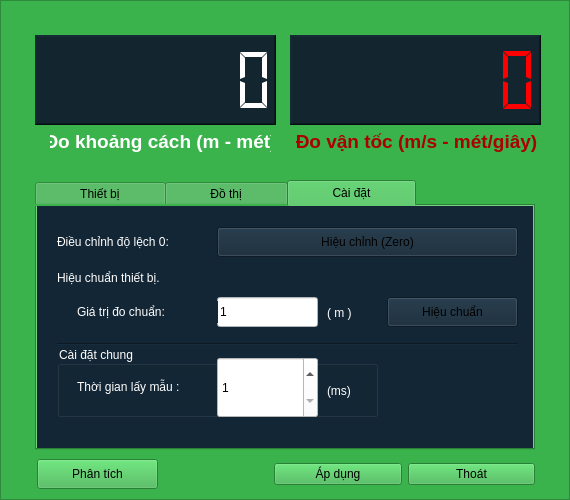
<?xml version="1.0" encoding="UTF-8"?>
<ui version="4.0">
 <class>Sensor_SEN0113</class>
 <widget class="QWidget" name="Sensor_SEN0113">
  <property name="geometry">
   <rect>
    <x>0</x>
    <y>0</y>
    <width>570</width>
    <height>500</height>
   </rect>
  </property>
  <property name="windowTitle">
   <string>Form</string>
  </property>
  <property name="windowIcon">
   <iconset resource="../image.qrc">
    <normaloff>:/image/MOVE0113_Icon.jpg</normaloff>:/image/MOVE0113_Icon.jpg</iconset>
  </property>
  <widget class="QFrame" name="frame">
   <property name="geometry">
    <rect>
     <x>0</x>
     <y>0</y>
     <width>570</width>
     <height>500</height>
    </rect>
   </property>
   <property name="accessibleDescription">
    <string extracomment="s"/>
   </property>
   <property name="autoFillBackground">
    <bool>false</bool>
   </property>
   <property name="styleSheet">
    <string notr="true">background-color: rgb(58, 179, 76);</string>
   </property>
   <property name="frameShape">
    <enum>QFrame::StyledPanel</enum>
   </property>
   <property name="frameShadow">
    <enum>QFrame::Raised</enum>
   </property>
   <widget class="QLabel" name="label">
    <property name="geometry">
     <rect>
      <x>50</x>
      <y>130</y>
      <width>221</width>
      <height>22</height>
     </rect>
    </property>
    <property name="font">
     <font>
      <pointsize>14</pointsize>
      <weight>75</weight>
      <bold>true</bold>
     </font>
    </property>
    <property name="styleSheet">
     <string notr="true">color: rgb(255, 255,255);</string>
    </property>
    <property name="text">
     <string>Đo khoảng cách (m - mét)</string>
    </property>
    <property name="alignment">
     <set>Qt::AlignCenter</set>
    </property>
   </widget>
   <widget class="QLCDNumber" name="lcdNumber_DISTANCE">
    <property name="geometry">
     <rect>
      <x>35</x>
      <y>35</y>
      <width>241</width>
      <height>90</height>
     </rect>
    </property>
    <property name="styleSheet">
     <string notr="true">background-color: #132630;
color: rgb(255, 255,255);</string>
    </property>
    <property name="frameShape">
     <enum>QFrame::WinPanel</enum>
    </property>
    <property name="lineWidth">
     <number>1</number>
    </property>
    <property name="smallDecimalPoint">
     <bool>false</bool>
    </property>
    <property name="digitCount">
     <number>7</number>
    </property>
    <property name="segmentStyle">
     <enum>QLCDNumber::Flat</enum>
    </property>
    <property name="value" stdset="0">
     <double>0.000000000000000</double>
    </property>
    <property name="intValue" stdset="0">
     <number>0</number>
    </property>
   </widget>
   <widget class="QTabWidget" name="tabWidget">
    <property name="geometry">
     <rect>
      <x>35</x>
      <y>180</y>
      <width>500</width>
      <height>270</height>
     </rect>
    </property>
    <property name="font">
     <font>
      <weight>50</weight>
      <bold>false</bold>
     </font>
    </property>
    <property name="autoFillBackground">
     <bool>false</bool>
    </property>
    <property name="styleSheet">
     <string notr="true">background-color: rgb(58, 179, 76);</string>
    </property>
    <property name="currentIndex">
     <number>2</number>
    </property>
    <widget class="QWidget" name="tab_1">
     <property name="styleSheet">
      <string notr="true">background-color: #132635;</string>
     </property>
     <attribute name="title">
      <string>          Thiết bị          </string>
     </attribute>
     <widget class="QWidget" name="verticalLayoutWidget">
      <property name="geometry">
       <rect>
        <x>20</x>
        <y>10</y>
        <width>111</width>
        <height>131</height>
       </rect>
      </property>
      <layout class="QVBoxLayout" name="verticalLayout_2">
       <item>
        <widget class="QLabel" name="label_4">
         <property name="styleSheet">
          <string notr="true">color: rgb(255, 255, 255);
background-color: #132635;</string>
         </property>
         <property name="text">
          <string>Tên thiết bị:</string>
         </property>
        </widget>
       </item>
       <item>
        <widget class="QLabel" name="label_6">
         <property name="styleSheet">
          <string notr="true">background-color: #132635;
color: rgb(255, 255, 255);</string>
         </property>
         <property name="text">
          <string>Địa chỉ:</string>
         </property>
        </widget>
       </item>
       <item>
        <widget class="QLabel" name="label_7">
         <property name="styleSheet">
          <string notr="true">background-color: #132635;
color: rgb(255, 255, 255);</string>
         </property>
         <property name="text">
          <string>Mã sê-ri:</string>
         </property>
        </widget>
       </item>
       <item>
        <widget class="QLabel" name="label_5">
         <property name="styleSheet">
          <string notr="true">background-color: #132635;
color: rgb(255, 255, 255);</string>
         </property>
         <property name="text">
          <string>Mô tả:</string>
         </property>
        </widget>
       </item>
      </layout>
     </widget>
     <widget class="QWidget" name="verticalLayoutWidget_2">
      <property name="geometry">
       <rect>
        <x>160</x>
        <y>10</y>
        <width>451</width>
        <height>101</height>
       </rect>
      </property>
      <layout class="QVBoxLayout" name="verticalLayout_3">
       <item>
        <widget class="QLabel" name="label_Name">
         <property name="styleSheet">
          <string notr="true">color: rgb(255, 255, 255);
background-color: #132635;</string>
         </property>
         <property name="text">
          <string/>
         </property>
        </widget>
       </item>
       <item>
        <widget class="QLabel" name="label_Address">
         <property name="styleSheet">
          <string notr="true">color: rgb(255, 255, 255);
background-color: #132635;</string>
         </property>
         <property name="text">
          <string/>
         </property>
        </widget>
       </item>
       <item>
        <widget class="QLabel" name="label_SerialNumber">
         <property name="styleSheet">
          <string notr="true">color: rgb(255, 255, 255);
background-color: #132635;</string>
         </property>
         <property name="text">
          <string/>
         </property>
        </widget>
       </item>
      </layout>
     </widget>
     <widget class="QWidget" name="verticalLayoutWidget_3">
      <property name="geometry">
       <rect>
        <x>160</x>
        <y>110</y>
        <width>451</width>
        <height>151</height>
       </rect>
      </property>
      <layout class="QVBoxLayout" name="verticalLayout_4">
       <item>
        <widget class="QLabel" name="label_Description">
         <property name="styleSheet">
          <string notr="true">color: rgb(255, 255, 255);
background-color: #132635;</string>
         </property>
         <property name="text">
          <string/>
         </property>
         <property name="alignment">
          <set>Qt::AlignLeading|Qt::AlignLeft|Qt::AlignTop</set>
         </property>
        </widget>
       </item>
      </layout>
     </widget>
    </widget>
    <widget class="QWidget" name="tab_2">
     <property name="styleSheet">
      <string notr="true">background-color: #132635;</string>
     </property>
     <attribute name="title">
      <string>          Đồ thị          </string>
     </attribute>
     <widget class="QWidget" name="verticalLayoutWidget_4">
      <property name="geometry">
       <rect>
        <x>0</x>
        <y>0</y>
        <width>501</width>
        <height>231</height>
       </rect>
      </property>
      <layout class="QVBoxLayout" name="verticalLayout_5"/>
     </widget>
    </widget>
    <widget class="QWidget" name="tab_3">
     <property name="styleSheet">
      <string notr="true">background-color: #132635;</string>
     </property>
     <attribute name="title">
      <string>          Cài đặt          </string>
     </attribute>
     <widget class="QLabel" name="label_3">
      <property name="geometry">
       <rect>
        <x>20</x>
        <y>61</y>
        <width>141</width>
        <height>22</height>
       </rect>
      </property>
      <property name="styleSheet">
       <string notr="true">color: rgb(255, 255, 255);</string>
      </property>
      <property name="text">
       <string>Hiệu chuẩn thiết bị.</string>
      </property>
     </widget>
     <widget class="QLineEdit" name="lineEdit_Calib1">
      <property name="geometry">
       <rect>
        <x>180</x>
        <y>91</y>
        <width>101</width>
        <height>30</height>
       </rect>
      </property>
      <property name="styleSheet">
       <string notr="true">background-color: rgb(255, 255, 255);</string>
      </property>
      <property name="text">
       <string>1</string>
      </property>
     </widget>
     <widget class="QLabel" name="label_8">
      <property name="geometry">
       <rect>
        <x>40</x>
        <y>95</y>
        <width>141</width>
        <height>22</height>
       </rect>
      </property>
      <property name="styleSheet">
       <string notr="true">color: rgb(255, 255, 255);</string>
      </property>
      <property name="text">
       <string>Giá trị đo chuẩn:</string>
      </property>
     </widget>
     <widget class="QPushButton" name="pushButton_Calib">
      <property name="geometry">
       <rect>
        <x>350</x>
        <y>91</y>
        <width>131</width>
        <height>30</height>
       </rect>
      </property>
      <property name="text">
       <string>Hiệu chuẩn</string>
      </property>
     </widget>
     <widget class="QLabel" name="label_9">
      <property name="geometry">
       <rect>
        <x>290</x>
        <y>96</y>
        <width>51</width>
        <height>22</height>
       </rect>
      </property>
      <property name="styleSheet">
       <string notr="true">color: rgb(255, 255, 255);</string>
      </property>
      <property name="text">
       <string>( m )</string>
      </property>
     </widget>
     <widget class="QPushButton" name="pushButton_Calib_2">
      <property name="geometry">
       <rect>
        <x>180</x>
        <y>21</y>
        <width>301</width>
        <height>30</height>
       </rect>
      </property>
      <property name="text">
       <string>Hiệu chỉnh (Zero)</string>
      </property>
     </widget>
     <widget class="QLabel" name="label_10">
      <property name="geometry">
       <rect>
        <x>20</x>
        <y>25</y>
        <width>151</width>
        <height>22</height>
       </rect>
      </property>
      <property name="styleSheet">
       <string notr="true">color: rgb(255, 255, 255);</string>
      </property>
      <property name="text">
       <string>Điều chỉnh độ lệch 0:</string>
      </property>
     </widget>
     <widget class="Line" name="line_3">
      <property name="geometry">
       <rect>
        <x>20</x>
        <y>130</y>
        <width>461</width>
        <height>16</height>
       </rect>
      </property>
      <property name="orientation">
       <enum>Qt::Horizontal</enum>
      </property>
     </widget>
     <widget class="QGroupBox" name="groupBox_2">
      <property name="geometry">
       <rect>
        <x>20</x>
        <y>140</y>
        <width>321</width>
        <height>71</height>
       </rect>
      </property>
      <property name="styleSheet">
       <string notr="true">color: rgb(255, 255, 255);</string>
      </property>
      <property name="title">
       <string>Cài đặt chung</string>
      </property>
      <widget class="QLabel" name="label_13">
       <property name="geometry">
        <rect>
         <x>20</x>
         <y>30</y>
         <width>131</width>
         <height>22</height>
        </rect>
       </property>
       <property name="styleSheet">
        <string notr="true">color: rgb(255, 255, 255);</string>
       </property>
       <property name="text">
        <string>Thời gian lấy mẫu :</string>
       </property>
      </widget>
      <widget class="QSpinBox" name="spinBox_SampleTimer">
       <property name="geometry">
        <rect>
         <x>160</x>
         <y>11</y>
         <width>101</width>
         <height>61</height>
        </rect>
       </property>
       <property name="styleSheet">
        <string notr="true">background-color: rgb(255, 255, 255);
color: rgb(0, 0, 0);</string>
       </property>
       <property name="minimum">
        <number>1</number>
       </property>
       <property name="maximum">
        <number>99999</number>
       </property>
      </widget>
      <widget class="QLabel" name="label_14">
       <property name="geometry">
        <rect>
         <x>270</x>
         <y>34</y>
         <width>31</width>
         <height>22</height>
        </rect>
       </property>
       <property name="styleSheet">
        <string notr="true">color: rgb(255, 255, 255);</string>
       </property>
       <property name="text">
        <string>(ms)</string>
       </property>
      </widget>
     </widget>
    </widget>
   </widget>
   <widget class="QWidget" name="horizontalLayoutWidget">
    <property name="geometry">
     <rect>
      <x>274</x>
      <y>458</y>
      <width>261</width>
      <height>32</height>
     </rect>
    </property>
    <layout class="QHBoxLayout" name="horizontalLayout">
     <item>
      <widget class="QPushButton" name="pushButton_Apply">
       <property name="text">
        <string>Áp dụng</string>
       </property>
      </widget>
     </item>
     <item>
      <widget class="QPushButton" name="pushButton_Exit">
       <property name="text">
        <string>Thoát</string>
       </property>
      </widget>
     </item>
    </layout>
   </widget>
   <widget class="QPushButton" name="pushButton_ChartZoom">
    <property name="geometry">
     <rect>
      <x>37</x>
      <y>459</y>
      <width>121</width>
      <height>30</height>
     </rect>
    </property>
    <property name="text">
     <string>Phân tích</string>
    </property>
   </widget>
   <widget class="QLCDNumber" name="lcdNumber_VELOCITY">
    <property name="geometry">
     <rect>
      <x>290</x>
      <y>35</y>
      <width>251</width>
      <height>90</height>
     </rect>
    </property>
    <property name="styleSheet">
     <string notr="true">background-color: #132630;
color: rgb(255, 0,0);</string>
    </property>
    <property name="frameShape">
     <enum>QFrame::WinPanel</enum>
    </property>
    <property name="lineWidth">
     <number>1</number>
    </property>
    <property name="smallDecimalPoint">
     <bool>false</bool>
    </property>
    <property name="digitCount">
     <number>7</number>
    </property>
    <property name="segmentStyle">
     <enum>QLCDNumber::Flat</enum>
    </property>
    <property name="value" stdset="0">
     <double>0.000000000000000</double>
    </property>
    <property name="intValue" stdset="0">
     <number>0</number>
    </property>
   </widget>
   <widget class="QLabel" name="label_2">
    <property name="geometry">
     <rect>
      <x>296</x>
      <y>130</y>
      <width>241</width>
      <height>22</height>
     </rect>
    </property>
    <property name="font">
     <font>
      <pointsize>14</pointsize>
      <weight>75</weight>
      <bold>true</bold>
     </font>
    </property>
    <property name="styleSheet">
     <string notr="true">color: rgb(170, 0, 0);</string>
    </property>
    <property name="text">
     <string>Đo vận tốc (m/s - mét/giây)</string>
    </property>
    <property name="alignment">
     <set>Qt::AlignCenter</set>
    </property>
   </widget>
  </widget>
 </widget>
 <resources>
  <include location="../image.qrc"/>
 </resources>
 <connections/>
</ui>
